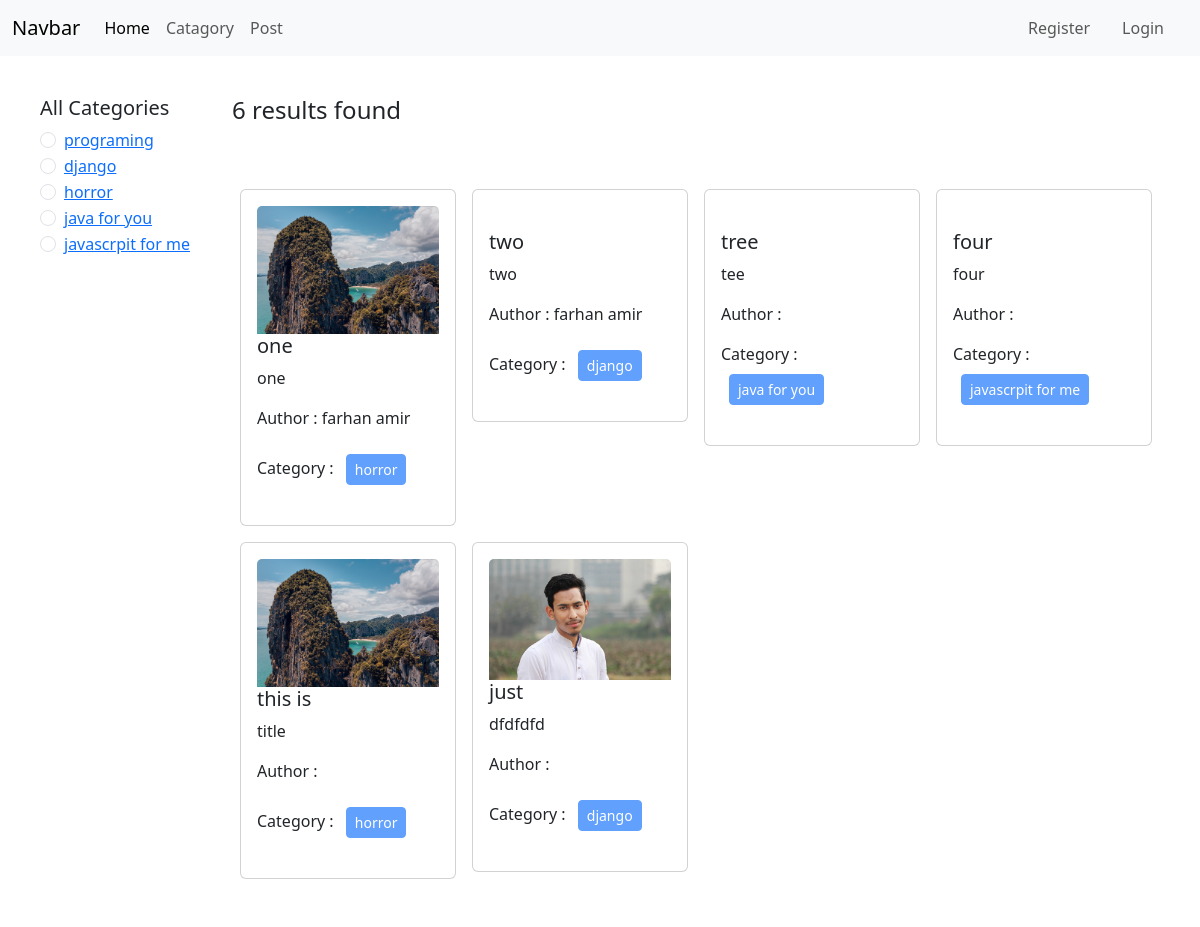
The page / on the database its author committed.
### category/models.py (models this page shows, shortened)
class CatagoryModel(models.Model):
    name=models.CharField(max_length=20)
    slug=models.SlugField(max_length=100,null=True)

### posts/models.py (models this page shows, shortened)
class PostModel(models.Model):
    title=models.CharField( max_length=100)
    content=models.TextField()
    category=models.ManyToManyField(CatagoryModel,)
    author=models.ForeignKey(User,on_delete=models.CASCADE)
    image=models.ImageField(upload_to='posts/media/uploads/',null=True,blank=True)

### Blog_project/views.py (the view, shortened to what this page needs)
# urls.py: 2. Add a URL to urlpatterns:  path('', views.home, name='home')
def home(request, category_slug = None): # initially dhore nicchi je category_slug None thakbe karon hocche user first time home page e asle se normal page dekhbe, se filter korte chaile category te click korlei sei category er slug ta capture korbo ar seta tokhn ar None thakbe na
    data = PostModel.objects.all() # sob post gula ke niye aslam
    categories = CatagoryModel.objects.all() # sob category dekhabo
    return render(request, 'home.html', {'data' : data, 'category' : categories})

### templates/home.html
{% extends 'base.html' %}
{% block content %}
<div class="d-flex flex-wrap p-4">
  <div class="col-2 bg-white p-3" >
    <h5>All Categories</h5>
    {% for cat in category %}
    <div class="form-check">
      <input
        class="form-check-input"
        type="radio"
        name="category"
        id="{{cat.id}}"
      />
      <label class="form-check-label" for="{{cat.id}}">
        <a href="{% url 'category_wise' cat.slug %}"  >{{cat.name}}</a>
      </label>
    </div>
    {% endfor %}
  </div>
  <div class="col-10 p-3">
    <h4>{{data | length}} results found</h4>
    <div class="d-flex flex-wrap pt-5">
      {% for post in data %}
      <div class="col-sm-3">
        <div class="card m-2">
          <div class="card-body">
            <img src="{{ post.image.url }}" class="card-img-top" alt="">
            <h5 class="card-title"><a class="text-decoration-none text-dark" href="{% url 'details_post' post.id %}">{{post.title}}</a></h5>
            <p class="card-text">{{post.content}}</p>
            <p>Author : {{post.author.first_name}} {{post.author.last_name}}</p>
            <p>
              Category : {% for cat in post.category.all %}
              <button class="btn btn-primary btn-sm m-2" disabled>
                {{cat.name}}
              </button>
              {% endfor %}
            </p>
          </div>
        </div>
      </div>
      {% endfor %}
    </div>
  </div>
</div>
{% endblock %}

### templates/base.html (shortened to what this page needs)
<!DOCTYPE html>
<html lang="en">
  <head>
    <link
      href="https://cdn.jsdelivr.net/npm/bootstrap@5.3.2/dist/css/bootstrap.min.css"
      rel="stylesheet"
    />
  </head>
  <body>
    <nav class="navbar navbar-expand-lg bg-body-tertiary">
      <div class="container-fluid d-flex justify-content-between">
        <a class="navbar-brand" href="#">Navbar</a>
        <div class="collapse navbar-collapse" id="navbarNav">
          <ul class="navbar-nav">
            <li class="nav-item">
              <a
                class="nav-link active"
                aria-current="page"
                href="{% url 'homepage' %}"
                >Home</a
              >
            </li>
            <li class="nav-item">
              <a class="nav-link" href="{% url 'add_category' %}">Catagory</a>
            </li>
            <li class="nav-item">
              <a class="nav-link" href="{% url 'add_post' %}">Post</a>
            </li>
          </ul>
        </div>
        <div>
          <ul class="navbar-nav mx-3">
            {% if request.user.is_authenticated %}
            <li class="nav-item mx-3">
              <a
                class="nav-link btn btn-warning"
                href="{% url 'author:profile' %}"
                >Profile</a
              >
            </li>
            <li class="nav-item">
              <a class="nav-link btn btn-success" href="{% url 'author:logout' %}">Logout</a>
            </li>
            {% else %}
            <li class="nav-item mx-3">
              <a
                class="nav-link btn btn-warning"
                href="{% url 'author:register' %}"
                >Register</a
              >
            </li>
            <li class="nav-item">
              <a
                class="nav-link btn btn-success"
                href="{% url 'author:login' %}"
                >Login</a
              >
            </li>
            {% endif %}
          </ul>
        </div>
      </div>
    </nav>
    {% block content %}{% endblock content %}
  </body>
</html>

### rows shown on the page
CatagoryModel: name "programing"
CatagoryModel: name "django"
CatagoryModel: name "horror"
CatagoryModel: name "java for you"
CatagoryModel: name "javascrpit for me"
PostModel: image (picture), title "one", content "one", author.first_name "farhan", author.last_name "amir"
PostModel: title "two", content "two", author.first_name "farhan", author.last_name "amir"
PostModel: title "tree", content "tee"
PostModel: title "four", content "four"
PostModel: image (picture), title "this is", content "title"
PostModel: image (picture), title "just", content "dfdfdfd"

### other values the page prints
{{ data | length }} "6"
